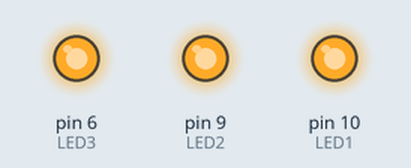
Bench run of a sketch on a simulated Arduino Uno, built for the host (arithmetic inside an expression is 32-bit, double 64-bit). Shown: output pins drawn as LEDs (lit = HIGH).

Above: at 0.15 s.
Timing chart, 0 to 0.2 s (numbered marks = the images above):
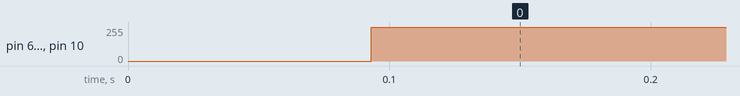

The sketch:

TestLED_002.ino
```cpp
int LED1 = 10;
int LED2 = 9;
int LED3 = 6;
int Clock;
int brightness= 0;
int fadeAmount= 1;
int count=0;

void setup() {
  // put your setup code here, to run once:
pinMode(LED1,OUTPUT);
pinMode(LED2,OUTPUT);
pinMode(LED3,OUTPUT);
}

void loop() {
  // put your main code here, to run repeatedly:
analogWrite(LED1,count);
analogWrite(LED2,count-255);
analogWrite(LED3,count-500);


count=count+1;
}
```

Measured:
- by itself, pin 6 (LED3), pin 9 (LED2), pin 10 (LED1): 0/255 → 255/255 at 0.09 s
